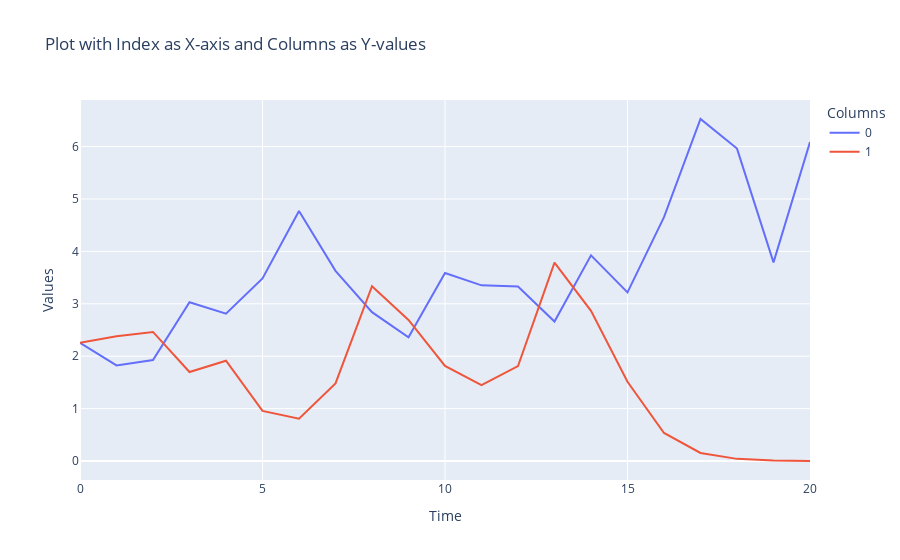

Write notebook code for a chart like this one.
### Code cell
option_prices = pd.DataFrame(option_prices)
option_prices = option_prices.T
fig = go.Figure()

# Add traces for each column
for column in option_prices.columns:
    fig.add_trace(go.Scatter(x=option_prices.index, y=option_prices[column], mode='lines', name=column))

# Update layout
fig.update_layout(
    title='Plot with Index as X-axis and Columns as Y-values',
    xaxis_title='Time',
    yaxis_title='Values',
    template='plotly',
    legend=dict(title='Columns'),
)

# Show the plot
fig.show()

### Figure 1 — Plotly figure (JSON) as saved in the notebook; plotly's stock layout.template omitted (floating-point values rounded to 4 significant figures)
{"data": [{"mode": "lines", "name": "0", "type": "scatter", "x": [0, 1, 2, 3, 4, 5, 6, 7, 8, 9, 10, 11, 12, 13, 14, 15, 16, 17, 18, 19, 20], "y": [2.256, 1.823, 1.926, 3.028, 2.811, 3.484, 4.771, 3.629, 2.84, 2.36, 3.588, 3.352, 3.33, 2.661, 3.924, 3.218, 4.653, 6.526, 5.962, 3.791, 6.086]}, {"mode": "lines", "name": "1", "type": "scatter", "x": [0, 1, 2, 3, 4, 5, 6, 7, 8, 9, 10, 11, 12, 13, 14, 15, 16, 17, 18, 19, 20], "y": [2.256, 2.379, 2.463, 1.698, 1.913, 0.9557, 0.8081, 1.48, 3.336, 2.691, 1.815, 1.449, 1.812, 3.785, 2.865, 1.511, 0.5344, 0.153, 0.04068, 0.007739, 0]}], "layout": {"legend": {"title": {"text": "Columns"}}, "title": {"text": "Plot with Index as X-axis and Columns as Y-values"}, "xaxis": {"title": {"text": "Time"}}, "yaxis": {"title": {"text": "Values"}}}}
